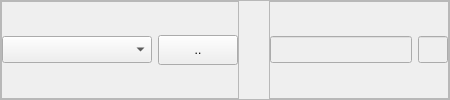
                     <widget class="QFrame" name="frame_60">
                      <property name="sizePolicy">
                       <sizepolicy hsizetype="Preferred" vsizetype="Maximum">
                        <horstretch>0</horstretch>
                        <verstretch>0</verstretch>
                       </sizepolicy>
                      </property>
                      <property name="minimumSize">
                       <size>
                        <width>400</width>
                        <height>0</height>
                       </size>
                      </property>
                      <property name="maximumSize">
                       <size>
                        <width>16777215</width>
                        <height>16777215</height>
                       </size>
                      </property>
                      <property name="frameShape">
                       <enum>QFrame::StyledPanel</enum>
                      </property>
                      <property name="frameShadow">
                       <enum>QFrame::Raised</enum>
                      </property>
                      <layout class="QHBoxLayout" name="horizontalLayout_66">
                       <property name="spacing">
                        <number>30</number>
                       </property>
                       <property name="leftMargin">
                        <number>0</number>
                       </property>
                       <property name="topMargin">
                        <number>0</number>
                       </property>
                       <property name="rightMargin">
                        <number>0</number>
                       </property>
                       <property name="bottomMargin">
                        <number>0</number>
                       </property>
                       <item>
                        <widget class="QFrame" name="frame_61">
                         <property name="frameShape">
                          <enum>QFrame::StyledPanel</enum>
                         </property>
                         <property name="frameShadow">
                          <enum>QFrame::Raised</enum>
                         </property>
                         <layout class="QHBoxLayout" name="horizontalLayout_67">
                          <property name="leftMargin">
                           <number>0</number>
                          </property>
                          <property name="topMargin">
                           <number>0</number>
                          </property>
                          <property name="rightMargin">
                           <number>0</number>
                          </property>
                          <property name="bottomMargin">
                           <number>0</number>
                          </property>
                          <item>
                           <widget class="QComboBox" name="cboMk_5">
                            <property name="minimumSize">
                             <size>
                              <width>150</width>
                              <height>0</height>
                             </size>
                            </property>
                            <property name="maximumSize">
                             <size>
                              <width>200</width>
                              <height>16777215</height>
                             </size>
                            </property>
                            <property name="font">
                             <font>
                              <pointsize>12</pointsize>
                             </font>
                            </property>
                            <item>
                             <property name="text">
                              <string/>
                             </property>
                            </item>
                           </widget>
                          </item>
                          <item>
                           <widget class="QPushButton" name="btnCariMk_5">
                            <property name="minimumSize">
                             <size>
                              <width>44</width>
                              <height>10</height>
                             </size>
                            </property>
                            <property name="maximumSize">
                             <size>
                              <width>16777215</width>
                              <height>30</height>
                             </size>
                            </property>
                            <property name="text">
                             <string>..</string>
                            </property>
                           </widget>
                          </item>
                         </layout>
                        </widget>
                       </item>
                       <item>
                        <widget class="QFrame" name="frame_62">
                         <property name="frameShape">
                          <enum>QFrame::StyledPanel</enum>
                         </property>
                         <property name="frameShadow">
                          <enum>QFrame::Raised</enum>
                         </property>
                         <layout class="QHBoxLayout" name="horizontalLayout_68">
                          <property name="leftMargin">
                           <number>0</number>
                          </property>
                          <property name="topMargin">
                           <number>0</number>
                          </property>
                          <property name="rightMargin">
                           <number>0</number>
                          </property>
                          <property name="bottomMargin">
                           <number>0</number>
                          </property>
                          <item>
                           <widget class="QLineEdit" name="txtMk_5">
                            <property name="enabled">
                             <bool>false</bool>
                            </property>
                            <property name="minimumSize">
                             <size>
                              <width>0</width>
                              <height>0</height>
                             </size>
                            </property>
                            <property name="maximumSize">
                             <size>
                              <width>16777215</width>
                              <height>16777215</height>
                             </size>
                            </property>
                            <property name="font">
                             <font>
                              <pointsize>12</pointsize>
                             </font>
                            </property>
                           </widget>
                          </item>
                          <item>
                           <widget class="QLineEdit" name="txtSksMk_5">
                            <property name="enabled">
                             <bool>false</bool>
                            </property>
                            <property name="minimumSize">
                             <size>
                              <width>30</width>
                              <height>0</height>
                             </size>
                            </property>
                            <property name="maximumSize">
                             <size>
                              <width>30</width>
                              <height>16777215</height>
                             </size>
                            </property>
                            <property name="font">
                             <font>
                              <pointsize>12</pointsize>
                             </font>
                            </property>
                           </widget>
                          </item>
                         </layout>
                        </widget>
                       </item>
                      </layout>
                     </widget>
